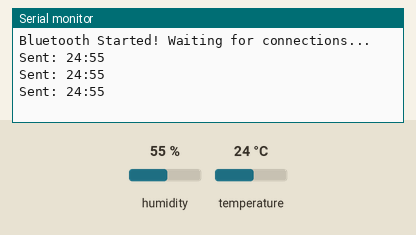
Recording of a sketch running on a simulated ESP32. On the bench: the last lines printed to the serial monitor. The inputs (shaded band) are chosen by the test bench; at power-on: humidity 55 %, temperature 24 °C. Nothing arrives over Bluetooth unless stated.

Above: at 2.8 s.
2.9 s: humidity set to 22 %
At 4.4 s:
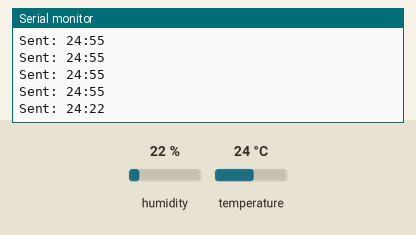
5.6 s: temperature set to 12 °C
At 7.6 s:
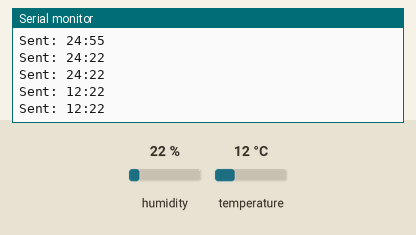
8.3 s: humidity set to 40 %
At 9.9 s:
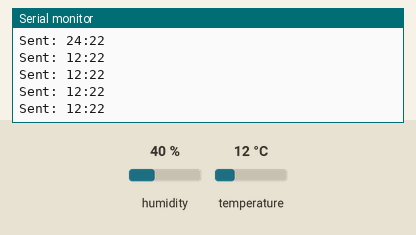
Timing chart, 0 to 11.4 s (numbered marks = the images above; inputs shaded):
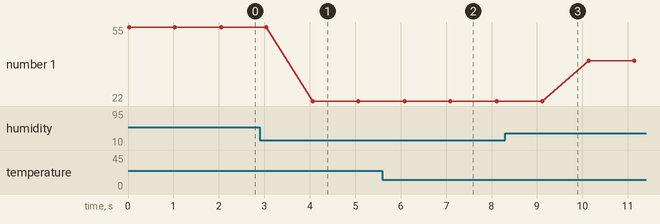

The sketch:

code_for_MIT_app_temp_hum.ino
```cpp
#include "BluetoothSerial.h"
#include "DHT.h"

#define DHTPIN 4          // GPIO pin where DHT11 is connected
#define DHTTYPE DHT11     // DHT 11 sensor

BluetoothSerial SerialBT; // Create a Bluetooth Serial object
DHT dht(DHTPIN, DHTTYPE);

void setup() {
    Serial.begin(115200);       // Start serial monitor
    SerialBT.begin("ESP32_test"); // Bluetooth name
    dht.begin();
    Serial.println("Bluetooth Started! Waiting for connections...");
}

void loop() {
    float temp = dht.readTemperature();  // Read temperature (Celsius)
    float hum = dht.readHumidity();      // Read humidity (%)

    if (isnan(temp) || isnan(hum)) {
        Serial.println("Failed to read from DHT sensor!");
        return;
    }

    // Format the message as "temp:humidity"
    String data = String((int)temp) + ":" + String((int)hum);
    SerialBT.println(data);  // Send data via Bluetooth
    Serial.println("Sent: " + data);  // Debug print

    delay(1000); // Wait 1 second before next reading
}


//esp32 by Espressif Systems
```

Measured:
- after the input at 2.9 s, the serial monitor: prints a new line after 1.2 s (image 1)
- after the input at 5.6 s, the serial monitor: prints a new line after 0.49 s (image 2)
- plotted number 1: 55 → 22 after the input at 2.9 s, 22 → 40 after the input at 8.3 s
